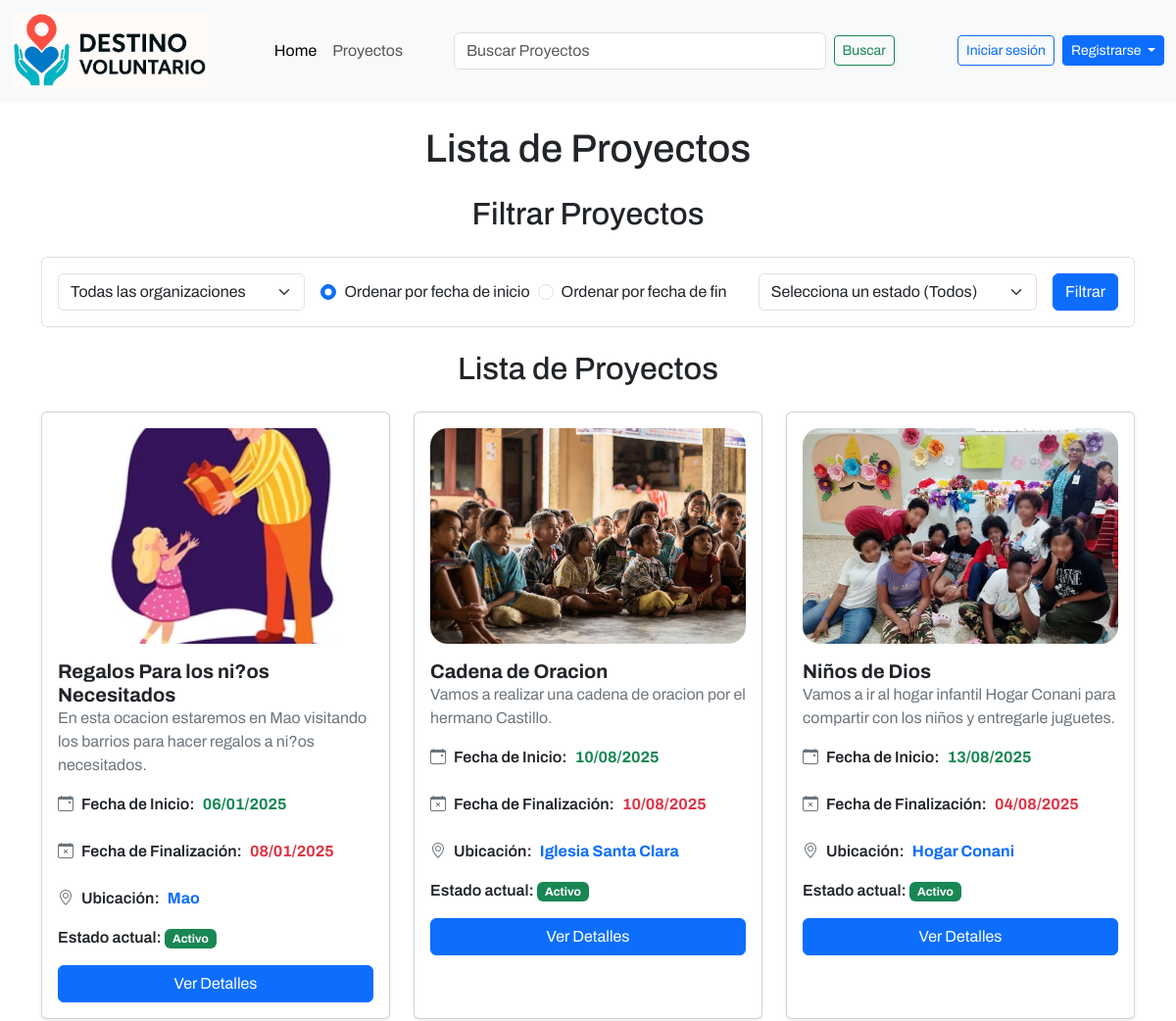
/proyectos/listar/ (upper part), run on an earlier commit of the app's database.
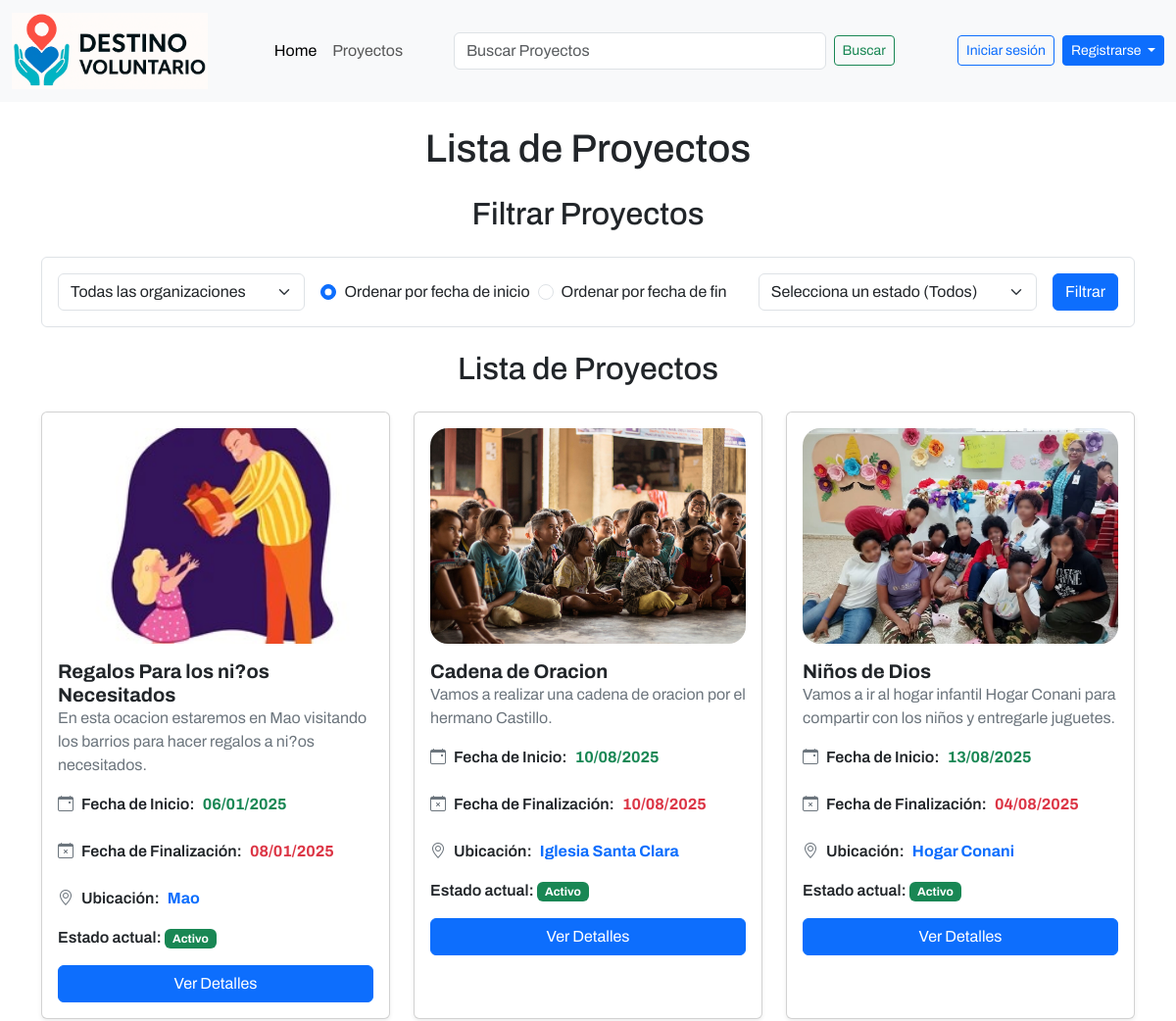
And on a later commit of the database.
### apps/proyectos/models.py (models this page shows, shortened)
class Proyecto(models.Model):
    ESTADOS = [
        ('activo', 'Activo'),
        ('cerrado', 'Cerrado'),
        ('evaluacion', 'En Evaluación'),
        ('finalizado', 'Finalizado'),
        ('cancelado', 'Cancelado'),
        ('reactivado', 'Reactivado'),
    ]
    organizacion = models.ForeignKey(Organizacion, on_delete=models.CASCADE)
    title = models.CharField(max_length=255)
    description = models.TextField()
    location = models.CharField(max_length=255)
    image = models.ImageField(upload_to='proyectos/', blank=True, null=True)
    start_date = models.DateField()
    end_date = models.DateField()
    status = models.CharField(max_length=20, choices=ESTADOS, default='activo')

### apps/proyectos/views.py (the view)
# urls.py: path('listar/', listar_proyectos, name='listar_proyectos'),
def listar_proyectos(request):
    proyectos = Proyecto.objects.all()
    organizaciones = Organizacion.objects.all()
    user = request.user
    postulaciones = Postulacion.objects.all()
    organizacion_id = request.GET.get('organizacion')
    if organizacion_id and organizacion_id != 'todas':
        proyectos = proyectos.filter(organizacion_id=organizacion_id)
    estado = request.GET.get('estado')
    if estado:
        proyectos = proyectos.filter(status=estado)
    ordenar = request.GET.get('ordenar', 'fecha-inicio')
    if ordenar == 'fecha-inicio':
        proyectos = proyectos.order_by('start_date')
    elif ordenar == 'fecha-fin':
        proyectos = proyectos.order_by('end_date')
    return render(request, 'proyectos/listado_proyectos.html',
                  {
                      'proyectos': proyectos,
                      'user': user,
                      'postulaciones': postulaciones,
                      'organizaciones': organizaciones
                  })

### templates/proyectos/listado_proyectos.html (shortened to what this page needs)
{% extends '../components/base.html' %}
{% block template %}
    {% include '../components/navbar.html' %}
    <div class="container my-4">
        <h1 class="text-center mb-4">Lista de Proyectos</h1>
        <h2 class="text-center mb-4">Filtrar Proyectos</h2>
        <form id="filtro-proyectos" class="mb-4 p-3 border rounded">
            <div class="d-flex flex-wrap align-items-center gap-3">
                <div class="flex-fill" style="min-width:220px;">
                    <select class="form-select" aria-label="Filtrar por organización" name="organizacion">
                        <option value="todas">Todas las organizaciones</option>
                    </select>
                </div>
                <div class="d-flex align-items-center" style="min-width:260px;">
                    <div class="form-check form-check-inline mb-0 me-2">
                        <input class="form-check-input" type="radio" name="ordenar" id="ordenar-fecha-inicio" value="fecha-inicio" {% if request.GET.ordenar == "fecha-inicio" or not request.GET.ordenar %}checked{% endif %}>
                        <label class="form-check-label" for="ordenar-fecha-inicio">Ordenar por fecha de inicio</label>
                    </div>
                    <div class="form-check form-check-inline mb-0">
                        <input class="form-check-input" type="radio" name="ordenar" id="ordenar-fecha-fin" value="fecha-fin" {% if request.GET.ordenar == "fecha-fin" %}checked{% endif %}>
                        <label class="form-check-label" for="ordenar-fecha-fin">Ordenar por fecha de fin</label>
                    </div>
                </div>
                <div class="flex-fill" style="min-width:220px;">
                    <select class="form-select" name="estado" aria-label="Filtrar por estado">
                        <option value="">Selecciona un estado (Todos)</option>
                    </select>
                </div>
                <div class="ms-auto">
                    <button type="submit" class="btn btn-primary">Filtrar</button>
                </div>
            </div>
        </form>
    </div>
    <h2 class="text-center mb-4">Lista de Proyectos</h2>
    <div class="container">
        <div class="row">
            <div class="container mb-5">
                <div class="row row-cols-1 row-cols-md-2 row-cols-lg-3 g-4" id="proyectos-grid">
                    {% include 'proyectos/listar_proyectos.html' %}
                </div>
            </div>
        </div>
    </div>
{% endblock %}

### templates/proyectos/listar_proyectos.html (shortened to what this page needs)
{% load dict_filters %}
{% if proyectos %}
        {% for proyecto in proyectos %}
        <div class="col">
        {% if forloop.last and proyectos.has_next %}
        <div class="card h-100 shadow-sm"
          hx-trigger="revealed"
          hx-get="{{ pagination_url }}?page={{ proyectos.number|add:1 }}"
          hx-target="#proyectos-grid"
        <div class="card h-100 shadow-lg border-0 p-2" style="border-radius: 20px;">
        {% else %}
        <div class="card h-100 shadow-sm">
        {% endif %}
          <div class="card-body">
            <div style="position:relative;">
              {% if proyecto.image %}
                <img src="{{ proyecto.image.url }}" alt="Imagen del proyecto" class="w-100 mb-3" style="height: 220px; object-fit: cover; border-radius: 18px;">
              {% else %}
                <img src="/static/images/ocean.jpg" alt="Imagen del proyecto" class="w-100 mb-3" style="height: 220px; object-fit: cover; border-radius: 18px;">
              {% endif %}
            </div>
            <div class="card-body p-0">
              <h4 class="fw-bold mb-0" style="font-size:1.25rem;">{{ proyecto.title }}</h4>
              <p class="text-secondary mb-3" style="font-size:1.0rem;">{{ proyecto.description }}</p>
              <div class="d-flex flex-wrap gap-4 mb-3">
                <div class="d-flex align-items-center gap-2">
                  <i class="bi bi-calendar-event text-secondary"></i>
                  <span class="fw-semibold">Fecha de Inicio:</span>
                  <span class="fw-bold text-success">{{ proyecto.start_date|date:"d/m/Y" }}</span>
                </div>
                <div class="d-flex align-items-center gap-2">
                  <i class="bi bi-calendar-x text-secondary"></i>
                  <span class="fw-semibold">Fecha de Finalización:</span>
                  <span class="fw-bold text-danger">{{ proyecto.end_date|date:"d/m/Y" }}</span>
                </div>
                <div class="d-flex align-items-center gap-2">
                  <i class="bi bi-geo-alt text-secondary"></i>
                  <span class="fw-semibold">Ubicación:</span>
                  <a href="#" class="fw-bold text-primary text-decoration-none">{{ proyecto.location }}</a>
                </div>
              </div>
              <div class="mb-3">
                <span class="fw-semibold">Estado actual:</span>
                {% if proyecto.status == 'activo' %}
                  <span class="badge bg-success">Activo</span>
                {% else %}
                  <span class="badge bg-secondary">Inactivo</span>
                {% endif %}
              </div>
              <div class="d-flex gap-2 mt-2">
                <a href="{% url 'detalle_proyecto' proyecto.id %}" class="btn btn-primary flex-fill">Ver Detalles</a>
              </div>
            </div>
          </div>
        </div>
      </div>
        {% endfor %}
{% else %}
<p>No hay proyectos disponibles.</p>
{% endif %}

What changed in the data, as far as the page shows it:
changed Proyecto "Regalos Para los ni?os Necesitados": image: a different picture
